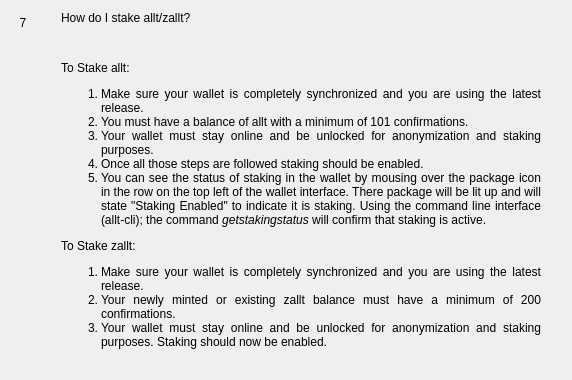
                  <widget class="QWidget" name="widgetFaq7" native="true">
                   <layout class="QHBoxLayout" name="horizontalpage_7" stretch="0,1">
                    <item alignment="Qt::AlignTop">
                     <widget class="QLabel" name="labelNumber7">
                      <property name="minimumSize">
                       <size>
                        <width>24</width>
                        <height>24</height>
                       </size>
                      </property>
                      <property name="maximumSize">
                       <size>
                        <width>16777215</width>
                        <height>24</height>
                       </size>
                      </property>
                      <property name="text">
                       <string>7</string>
                      </property>
                      <property name="alignment">
                       <set>Qt::AlignCenter</set>
                      </property>
                     </widget>
                    </item>
                    <item>
                     <layout class="QVBoxLayout" name="verticalLayoutpage_7">
                      <property name="leftMargin">
                       <number>20</number>
                      </property>
                      <property name="rightMargin">
                       <number>20</number>
                      </property>
                      <item>
                       <widget class="QLabel" name="labelSubtitle7">
                        <property name="text">
                         <string>How do I stake allt/zallt?</string>
                        </property>
                        <property name="wordWrap">
                         <bool>true</bool>
                        </property>
                       </widget>
                      </item>
                      <item>
                       <spacer name="verticalSpacer_70">
                        <property name="orientation">
                         <enum>Qt::Vertical</enum>
                        </property>
                        <property name="sizeType">
                         <enum>QSizePolicy::Fixed</enum>
                        </property>
                        <property name="sizeHint" stdset="0">
                         <size>
                          <width>20</width>
                          <height>30</height>
                         </size>
                        </property>
                       </spacer>
                      </item>
                      <item>
                       <widget class="QLabel" name="labelContent7">
                        <property name="text">
                         <string>
                           &lt;html&gt;&lt;head/&gt;&lt;body&gt;&lt;p align=&quot;justify&quot;&gt;
                           To Stake allt:
                           &lt;/p&gt;&lt;p align=&quot;justify&quot;&gt;
                           &lt;ol&gt;&lt;li&gt;
                           Make sure your wallet is completely synchronized and you are using the latest release.
                           &lt;li&gt;
                           You must have a balance of allt with a minimum of 101 confirmations.
                           &lt;li&gt;
                           Your wallet must stay online and be unlocked for anonymization and staking purposes.
                           &lt;li&gt;
                           Once all those steps are followed staking should be enabled.
                           &lt;li&gt;
                           You can see the status of staking in the wallet by mousing over the package icon in the row on the top left of the wallet interface. There package will be lit up and will state &quot;Staking Enabled&quot; to indicate it is staking.  Using the command line interface (allt-cli); the command &lt;i&gt;getstakingstatus&lt;/i&gt; will confirm that staking is active.
                           &lt;/li&gt;&lt;/ol&gt;
                           &lt;/p&gt;&lt;p align=&quot;justify&quot;&gt;
                           To Stake zallt:
                           &lt;/p&gt;&lt;p align=&quot;justify&quot;&gt;
                           &lt;ol&gt;&lt;li&gt;
                           Make sure your wallet is completely synchronized and you are using the latest release.
                           &lt;li&gt;
                           Your newly minted or existing zallt balance must have a minimum of 200 confirmations.
                           &lt;li&gt;
                           Your wallet must stay online and be unlocked for anonymization and staking purposes.
                           Staking should now be enabled.
                           &lt;/li&gt;&lt;/ol&gt;
                           &lt;/p&gt;&lt;/body&gt;&lt;/html&gt;
                         </string>
                        </property>
                        <property name="alignment">
                         <set>Qt::AlignLeading|Qt::AlignLeft|Qt::AlignTop</set>
                        </property>
                        <property name="wordWrap">
                         <bool>true</bool>
                        </property>
                       </widget>
                      </item>
                      <item>
                       <spacer name="verticalSpacer_71">
                        <property name="orientation">
                         <enum>Qt::Vertical</enum>
                        </property>
                        <property name="sizeHint" stdset="0">
                         <size>
                          <width>20</width>
                          <height>20</height>
                         </size>
                        </property>
                       </spacer>
                      </item>
                     </layout>
                    </item>
                   </layout>
                  </widget>
